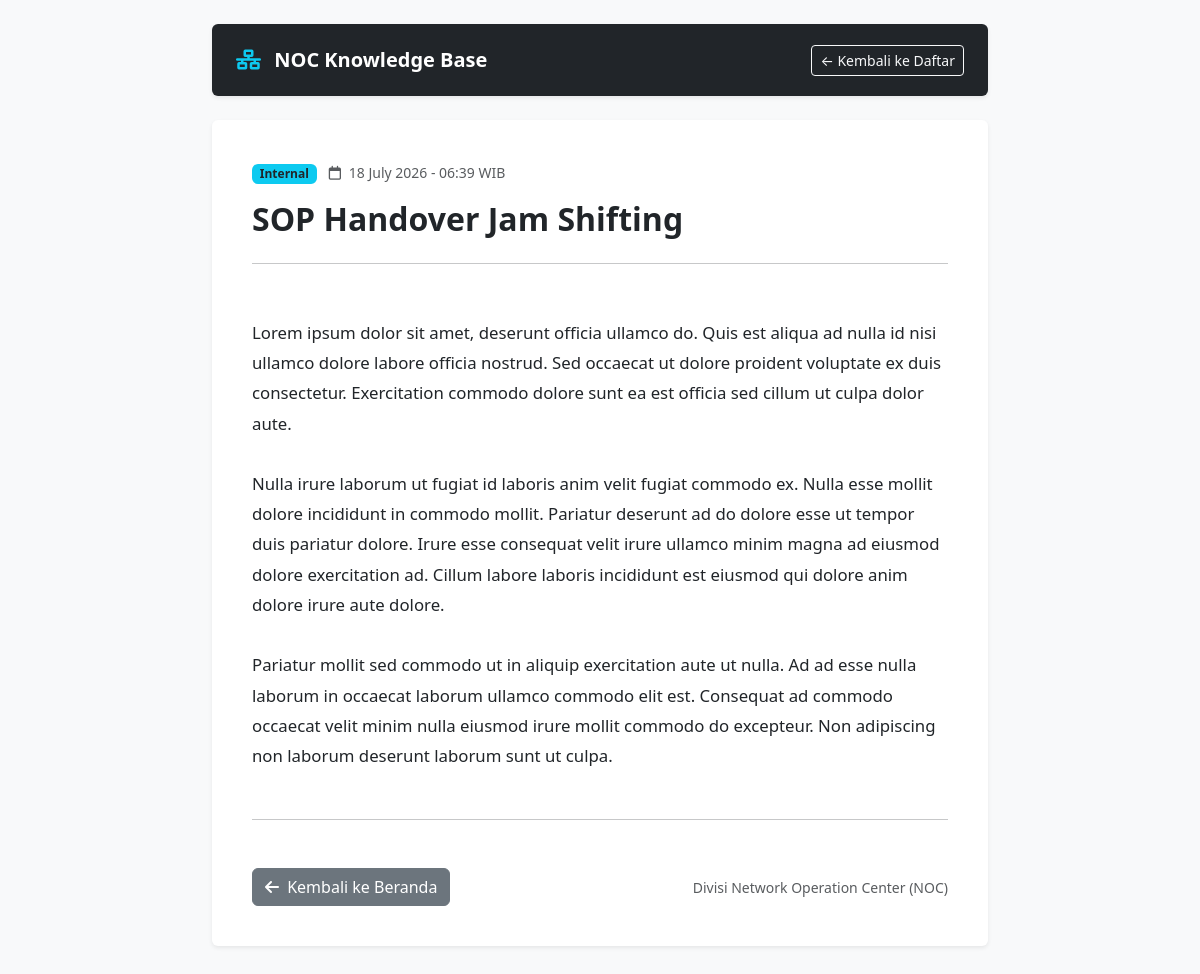
Screenshot of /welcome/read/sop-handover-jam-shifting with the database file from the repository.
### tables this page shows
CREATE TABLE `articles` (
  `id` int(11) NOT NULL,
  `title` varchar(255) NOT NULL,
  `slug` varchar(255) NOT NULL,
  `content` text NOT NULL,
  `category` varchar(100) NOT NULL,
  `status` enum('draft','published') DEFAULT 'draft',
  `created_at` timestamp NOT NULL DEFAULT current_timestamp()
);

### application/controllers/Welcome.php (called while the page is built, shortened)
<?php
class Welcome extends CI_Controller {
    public function read($slug) {
        $data['article'] = $this->Noc_model->get_article_by_slug($slug);
        $this->load->view('public_detail', $data);
    }
}

### index.php (called while the page is built, shortened)
<?php
require_once BASEPATH.'core/CodeIgniter.php';

### application/models/Noc_model.php (called while the page is built, shortened)
<?php
class Noc_model extends CI_Model {
    public function get_article_by_slug($slug) {
        return $this->db->get_where('articles', ['slug' => $slug, 'status' => 'published'])->row();
    }
}

### application/views/public_detail.php (the view, shortened to what this page needs)
<!DOCTYPE html>
<html lang="id">
<head>
    <link href="https://cdn.jsdelivr.net/npm/bootstrap@5.3.0/dist/css/bootstrap.min.css" rel="stylesheet">
    <link href="https://cdnjs.cloudflare.com/ajax/libs/font-awesome/6.0.0/css/all.min.css" rel="stylesheet">
</head>
<body class="bg-light py-4">
<div class="container mb-4" style="max-width: 800px;">
    <nav class="navbar navbar-dark bg-dark rounded shadow-sm px-4 py-3 mb-4">
        <a class="navbar-brand font-weight-bold" href="<?= base_url() ?>">
            <i class="fa-solid fa-network-wired text-info me-2"></i> <strong>NOC Knowledge Base</strong>
        </a>
        <a href="<?= base_url() ?>" class="btn btn-outline-light btn-sm">&larr; Kembali ke Daftar</a>
    </nav>
    <div class="card shadow-sm border-0 p-4">
        <div class="card-body">
            <div class="mb-3">
                <span class="badge bg-info text-dark me-2"><?= $article->category ?></span>
                <span class="text-muted small"><i class="fa-regular fa-calendar me-1"></i> <?= date('d F Y - H:i', strtotime($article->created_at)) ?> WIB</span>
            </div>
            <h2 class="card-title fw-bold mb-4 text-dark"><?= $article->title ?></h2>
            <hr>
            <div class="article-content mt-4" style="line-height: 1.8; font-size: 1.05rem; white-space: pre-line;">
                <?= $article->content ?>
            </div>
            <hr class="my-5">
            <div class="d-flex justify-content-between align-items-center">
                <a href="<?= base_url() ?>" class="btn btn-secondary"><i class="fa-solid fa-arrow-left me-1"></i> Kembali ke Beranda</a>
                <span class="text-muted small">Divisi Network Operation Center (NOC)</span>
            </div>
        </div>
    </div>
</div>
</body>
</html>

### rows the page displays
articles: category "Internal", created_at "18 July 2026 - 06:39", title "SOP Handover Jam Shifting", content "Lorem ipsum dolor sit amet, deserunt officia ullamco do. Quis est aliqua ad nulla id nisi ullamco dolore labore officia nostrud. Sed occaecat ut dolore proident voluptate ex duis consectetur. Exercitation commodo dolore sunt ea est officia sed cillum ut culpa dolor aute. Nulla irure laborum ut fugiat id laboris anim velit fugiat commodo ex. Nulla esse mollit dolore incididunt in commodo mollit. Pariatur deserunt ad do dolore esse ut tempor duis pariatur dolore. Irure esse consequat velit irure ullamco minim magna ad eiusmod dolore exercitation ad. Cillum labore laboris incididunt est eiusmod qui dolore anim dolore irure aute dolore. Pariatur mollit sed commodo ut in aliquip exercitation…"
